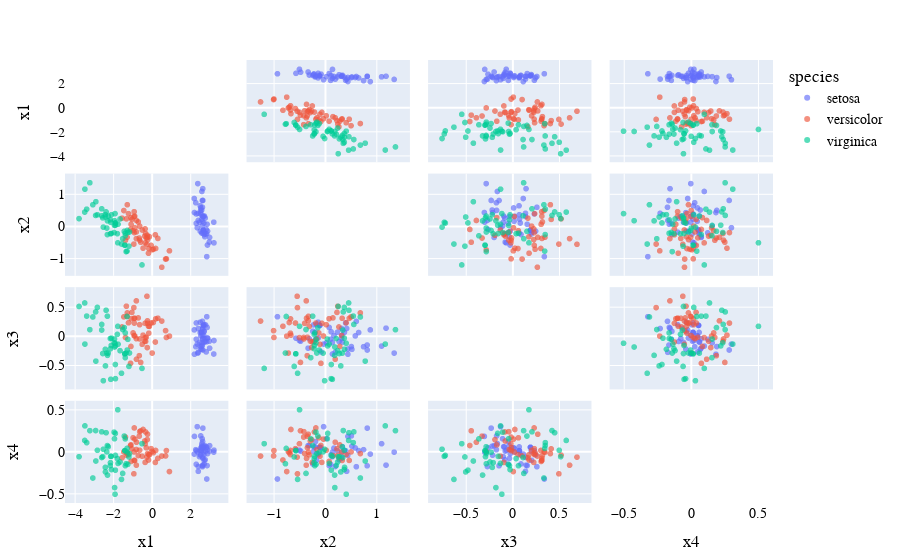

Notebook cell for this chart:
### Markdown cell above
# Visualize all the principal components
To see the effects of PCA, we plot a `splom` of the iris dataset.
For the PCA model, we will use the **MultivariateStats**. 
**MLJ** interfaces with **MultivariateStats** via a special package, **MLJMultivariateStatsInterface**, so note the `@load` macro used to load the PCA model.
Nevertheless, we use the `machine` binding of `MLJ` to set up the model and fit it.
The `pratio` is a hyperparameter of **PCA** that determines the amount of variance to explain.
Of course the output dimension of the iris dataset from PCA is ridiculous (the output dimensions is the same as the feature dimension), but one can see that for `x3` and `x4` dimensions, one cane see that the PCA lacks predictive power.

### Code cell
using PlotlyJS, MLJ
using DataFrames: DataFrame, insertcols!

PCA = @load PCA pkg="MultivariateStats" verbosity=0

function display_iris_all_pca_components()
    df = DataFrame(dataset("iris"))
    axes = [:petal_length, :petal_width, :sepal_length, :sepal_width]
    X, = unpack(df, ∈(axes))
    coerce!(X, Any => Continuous)
    
    mach = machine(PCA(pratio=0.999), X)
    fit!(mach)
    
    Xpca = transform(mach, X)
    insertcols!(Xpca, :species=>df[!,:species])
    
    axes_pca = Symbol.(filter!(∋('x'), names(Xpca)))
    
    layout = Layout(font=attr(family="Courier New", size=14,color="Black"))
    Plot(Xpca, layout; dimensions=axes_pca, color=:species, kind="splom", opacity=0.65)
end

display_iris_all_pca_components()
